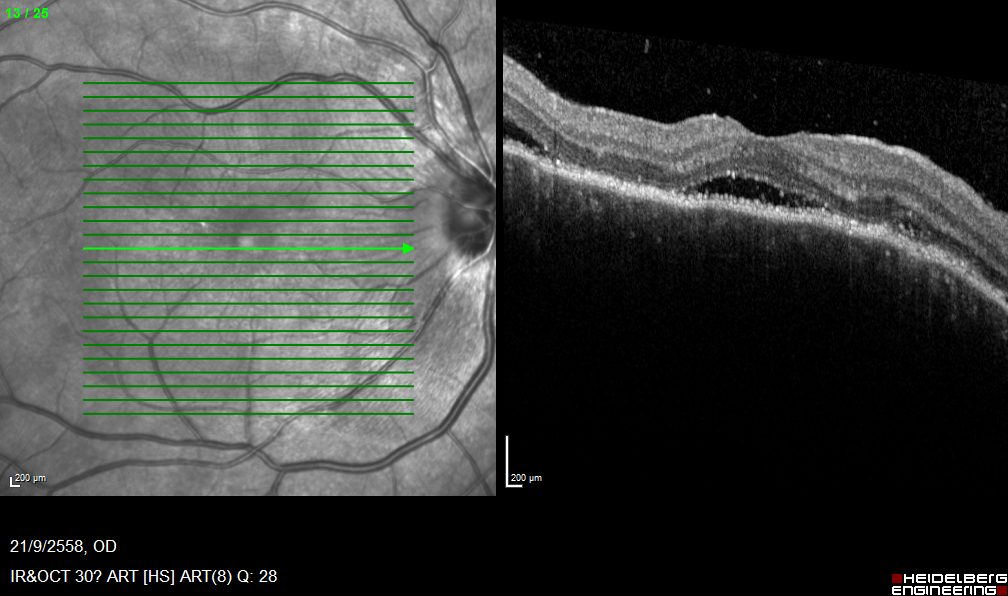
#> input picture single-line-analysis/data/oct_image.png, 1008 x 596 px
$ jupyter execute 1-preprocess.ipynb
#> lines starting #> are read from the running program, lines starting #| are printed output that depends on the picture
#> further down, image is the input picture: shape (596, 1008, 3); mean B, G, R 61.1, 64.9, 61.2
# Single Line Analysis - Notebook

[cell 1]
import cv2
import numpy as np
from matplotlib import pyplot as plt

[cell 2]
def preprocess(oct_img):
    retinal_fundus = oct_img[0:496, 0:496]
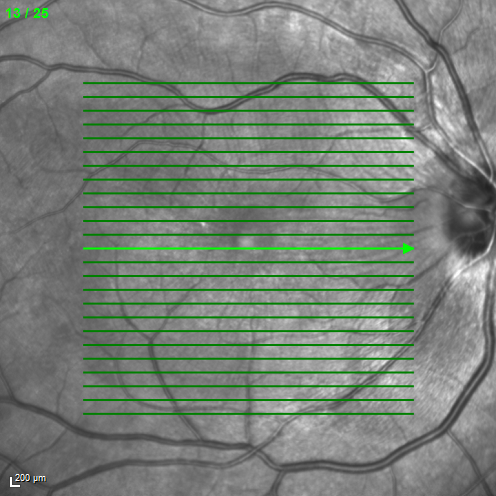
#> retinal_fundus: shape (496, 496, 3); mean B, G, R 119.5, 128.7, 119.5
    H, W, _ = oct_img.shape
#> H = 596; W = 1008
    w_r = W - 496
#> w_r = 512
    gap_space = (w_r - 496) //2
#> gap_space = 8
    tomogram = oct_img[0:496, gap_space+496:gap_space+(2*496)] # width = 496
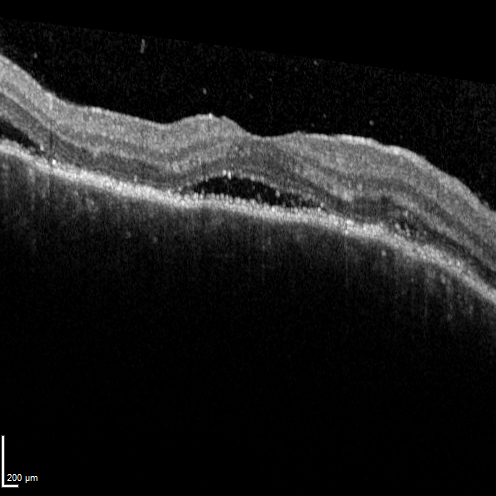
#> tomogram: shape (496, 496, 3); mean B, G, R 26.9, 26.9, 26.9
    retinal_fundus = cv2.resize(retinal_fundus, (256, 256)).astype(np.float32)
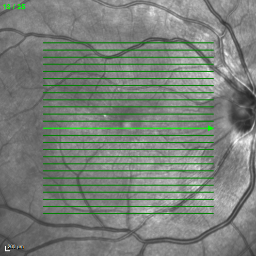
#> retinal_fundus: shape (256, 256, 3) float32; mean B, G, R 119.4, 128.5, 119.4
    tomogram = cv2.resize(tomogram, (256, 256)).astype(np.float32)
#> tomogram: shape (256, 256, 3) float32
    input_features = [
        np.expand_dims(retinal_fundus, axis=0),
        np.expand_dims(tomogram, axis=0)
    ]
    return input_features

[cell 3]
image = cv2.imread('../data/oct_image.png')
plt.title('Original Image')
plt.axis('off')
plt.imshow(image)

[cell 4]
inputs_features = preprocess(image)
#> inputs_features = 2 items

[cell 5]
plt.subplot(1, 2, 1)
plt.title('Retinal Fundus')
plt.axis('off')
plt.imshow(inputs_features[0][0].astype(np.uint8))

plt.subplot(1, 2, 2)
plt.title('Tomogram')
plt.axis('off')
plt.imshow(inputs_features[1][0].astype(np.uint8))
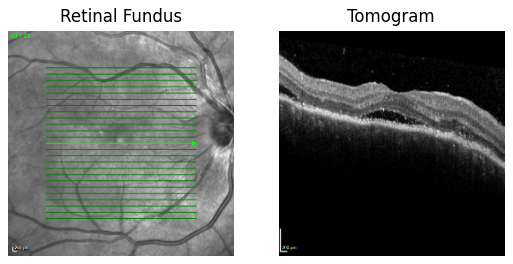
#> figure drawn by matplotlib, 2 panels

[cell 6]
cv2.imwrite('../data/retinal_fundus.png', inputs_features[0][0].astype(np.uint8))
cv2.imwrite('../data/tomogram.png', inputs_features[1][0].astype(np.uint8))
#> Out = True

$ run again, with single-line-analysis/data/retinal_fundus.png copied over single-line-analysis/data/oct_image.png
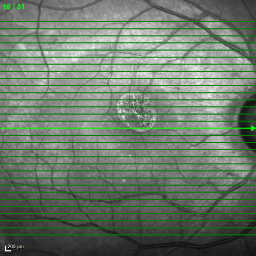
#> input picture single-line-analysis/data/retinal_fundus.png, 256 x 256 px
#> image is the input picture: shape (256, 256, 3); mean B, G, R 105.5, 122.2, 105.5
#> in preprocess, `tomogram = cv2.resize(tomogram, (256, 256)).astype(np.float32)`:
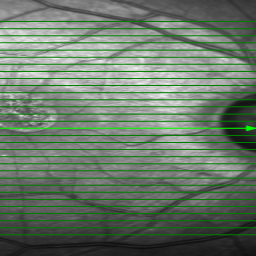
#> tomogram: shape (256, 256, 3) float32; mean B, G, R 104.1, 120.7, 104.1
#> inputs_features = 2 items
#> `[cell 5] plt.subplot(1, 2, 1) plt.title('Retinal Fundus') plt.axis('of..`:
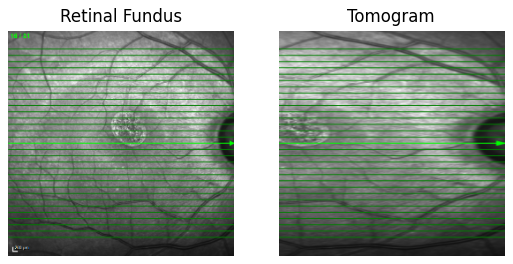
#> figure drawn by matplotlib, 2 panels
#> Out = True

$ run again, with single-line-analysis/data/tomogram.png copied over single-line-analysis/data/oct_image.png
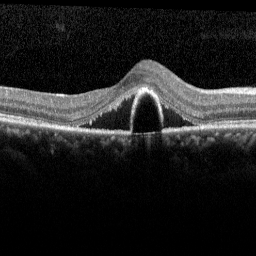
#> input picture single-line-analysis/data/tomogram.png, 256 x 256 px
#> image is the input picture: shape (256, 256, 3); min 0, max 255, mean 31.2
#> in preprocess, `tomogram = cv2.resize(tomogram, (256, 256)).astype(np.float32)`:
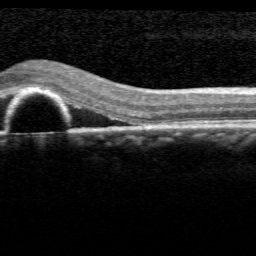
#> tomogram: shape (256, 256, 3) float32; min 0, max 255, mean 33.3
#> inputs_features = 2 items
#> `[cell 5] plt.subplot(1, 2, 1) plt.title('Retinal Fundus') plt.axis('of..`:
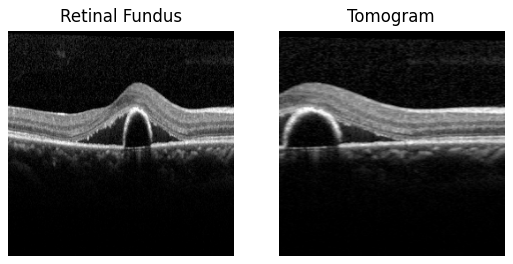
#> figure drawn by matplotlib, 2 panels
#> Out = True
